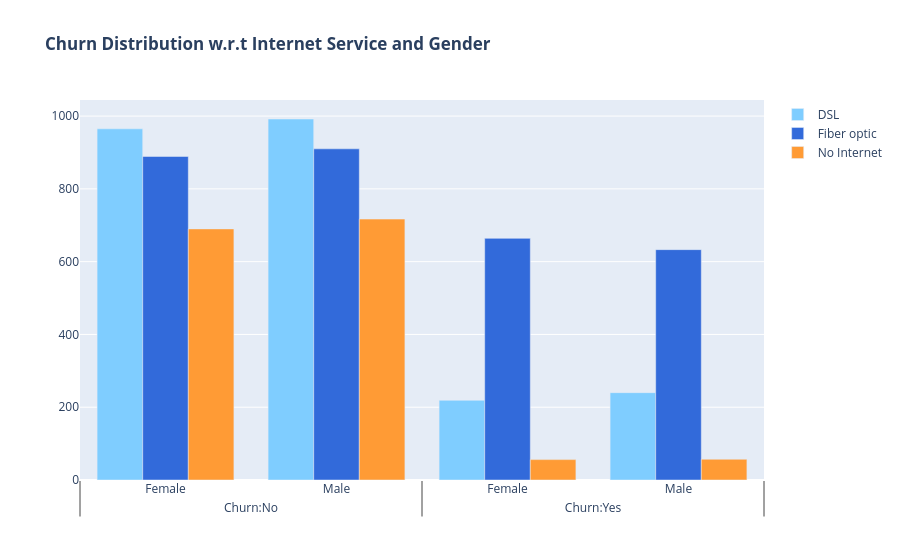

Notebook code cell kept with this figure:
### Code cell
fig = go.Figure()

colors = {'Female':'steelblue','Male':'firebrick'}

fig.add_trace(go.Bar(
  x = [['Churn:No', 'Churn:No', 'Churn:Yes', 'Churn:Yes'],
       ["Female", "Male", "Female", "Male"]],
  y = [965, 992, 219, 240],
  name = 'DSL'))

fig.add_trace(go.Bar(
  x = [['Churn:No', 'Churn:No', 'Churn:Yes', 'Churn:Yes'],
       ["Female", "Male", "Female", "Male"]],
  y = [889, 910, 664, 633],
  name = 'Fiber optic',
))

fig.add_trace(go.Bar(
  x = [['Churn:No', 'Churn:No', 'Churn:Yes', 'Churn:Yes'],
       ["Female", "Male", "Female", "Male"]],
  y = [690, 717, 56, 57],
  name = 'No Internet',
))


fig.update_layout(title_text="<b>Churn Distribution w.r.t Internet Service and Gender</b>")
fig.data[0].marker.color = ('#7fcdff')
fig.data[1].marker.color = ('#326ada')
fig.data[2].marker.color = ('#ff9b35')


fig.show()

### Figure 1 — Plotly figure (JSON) as saved in the notebook; plotly's stock layout.template omitted (floating-point values rounded to 4 significant figures)
{"data": [{"marker": {"color": "#7fcdff"}, "name": "DSL", "type": "bar", "x": [["Churn:No", "Churn:No", "Churn:Yes", "Churn:Yes"], ["Female", "Male", "Female", "Male"]], "y": [965, 992, 219, 240]}, {"marker": {"color": "#326ada"}, "name": "Fiber optic", "type": "bar", "x": [["Churn:No", "Churn:No", "Churn:Yes", "Churn:Yes"], ["Female", "Male", "Female", "Male"]], "y": [889, 910, 664, 633]}, {"marker": {"color": "#ff9b35"}, "name": "No Internet", "type": "bar", "x": [["Churn:No", "Churn:No", "Churn:Yes", "Churn:Yes"], ["Female", "Male", "Female", "Male"]], "y": [690, 717, 56, 57]}], "layout": {"title": {"text": "<b>Churn Distribution w.r.t Internet Service and Gender</b>"}}}
